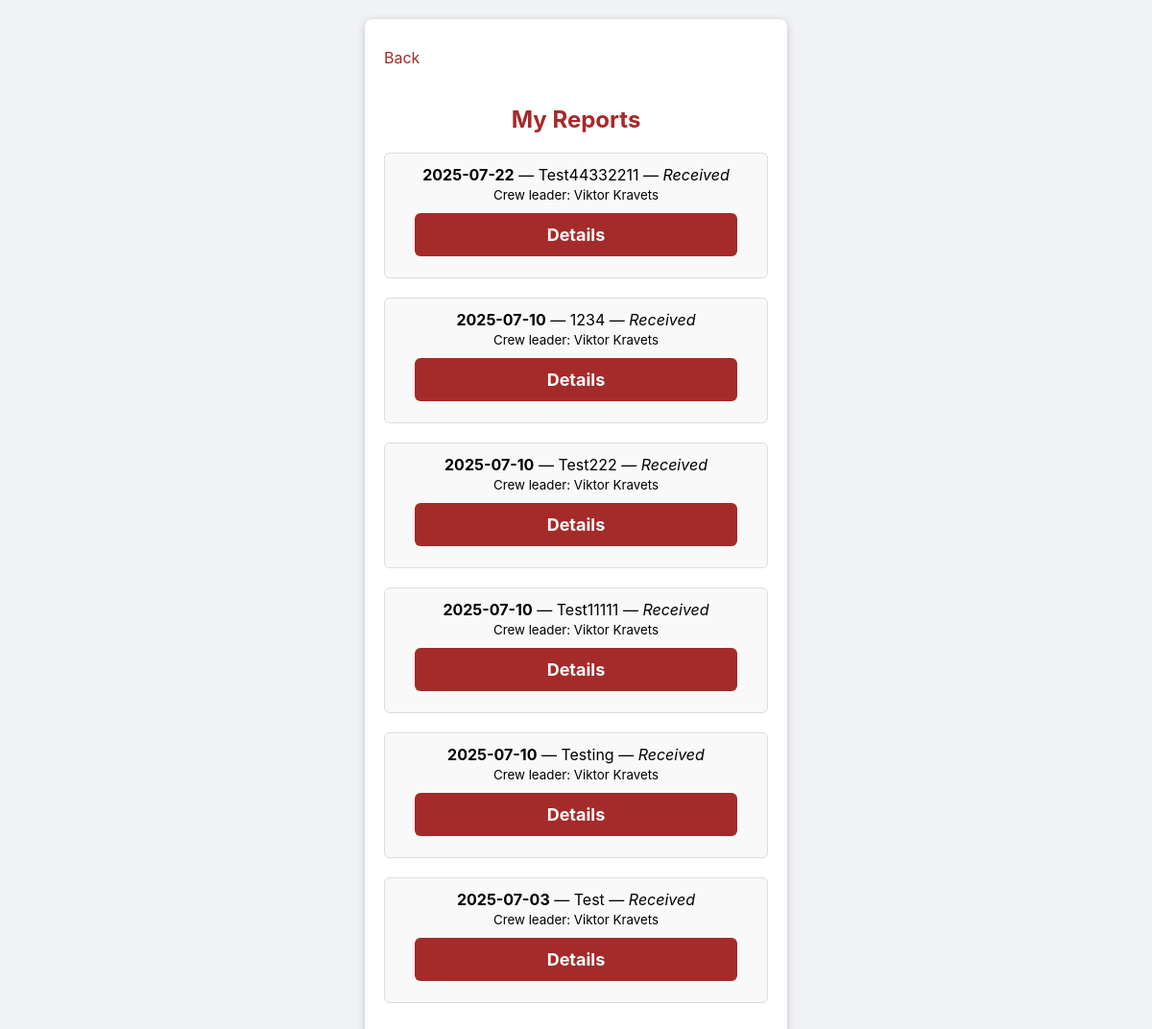
/my_reports (signed in), run on the app's committed database.
### main.py (models this page shows)
class Report(db.Model):
    id = db.Column(db.Integer, primary_key=True)
    date = db.Column(db.String(20), nullable=False)
    customer = db.Column(db.String(100), nullable=False)
    project_number = db.Column(db.String(100), nullable=False)
    type_of_works = db.Column(db.String(100), nullable=False)
    reel_id = db.Column(db.String(100))
    pages = db.Column(db.String(100))
    production = db.Column(db.Text, nullable=False)
    total = db.Column(db.Text, nullable=False)
    last_production = db.Column(db.Boolean, nullable=False)
    photo_filenames = db.Column(db.Text)
    user_id = db.Column(db.Integer, db.ForeignKey('user.id'), nullable=False)
    user = db.relationship('User', backref='reports')
    status = db.Column(db.String(50), default="Received")

class User(db.Model):
    id = db.Column(db.Integer, primary_key=True)
    avatar = db.Column(db.String(300))
    first_name = db.Column(db.String(50), nullable=False)
    last_name = db.Column(db.String(50), nullable=False)
    email = db.Column(db.String(120), unique=True, nullable=False)
    phone = db.Column(db.String(20), nullable=True)
    user_type = db.Column(db.String(50), nullable=False)
    crew_type = db.Column(db.String(50), nullable=True)
    password_hash = db.Column(db.String(128), nullable=False)

### main.py (the view)
@app.route('/my_reports')
def my_reports():
    user_id = session.get('user_id')
    if not user_id:
        flash('Please log in.', 'danger')
        return redirect(url_for('index'))
    user = User.query.get(user_id)
    if user.user_type and 'manage' in user.user_type.lower():
        reports = Report.query.order_by(Report.date.desc()).all()
    else:
        reports = Report.query.filter_by(user_id=user_id).order_by(Report.date.desc()).all()
    return render_template('my_reports.html', reports=reports, user=user)

### templates/my_reports.html (shortened to what this page needs)
<!DOCTYPE html>
<html>
<head>
  <link rel="stylesheet" href="/static/style.css">
</head>
<body>
  <div class="container">
  <div class="profile-box">
    <a href="{% if 'manage' in user.user_type|lower %}{{ url_for('manager_dashboard') }}{% else %}{{ url_for('worker_dashboard') }}{% endif %}" class="back-link">Back</a>
    <h2>My Reports</h2>
    {% if reports %}
      <ul class="report-list">
        {% for report in reports %}
          <li class="report-item">
            <strong>{{ report.date }}</strong> — {{ report.project_number }} — <em>{{ report.status }}</em><br>
            <small>Crew leader: {{ report.user.first_name }} {{ report.user.last_name }}</small><br>
            <a href="{{ url_for('view_report', report_id=report.id) }}" class="button">Details</a>
          </li>
        {% endfor %}
      </ul>
    {% else %}
      <p>No reports yet.</p>
    {% endif %}
  </div>
  </div>
</body>
</html>

### static/style.css (style rules this page uses)
body { margin: 0; padding: 0; background-color: #f0f2f5; font-family: 'SF Pro Display', -apple-system, BlinkMacSystemFont, "Segoe UI", Roboto, "Helvetica Neue", Arial, sans-serif; }
.container { display: flex; flex-direction: column; justify-content: center; align-items: center; min-height: 100vh; padding: 20px; }
@media (min-width: 700px) { .container { flex-direction: row; justify-content: center; gap: 60px; max-width: 1000px; margin: 0 auto; } }
.login-box, .profile-box { display: flex; flex-direction: column; justify-content: center; width: 100%; max-width: 400px; background: white; padding: 20px; box-shadow: 0 2px 8px rgba(0,0,0,0.2); border-radius: 8px; }
.profile-box h2 { text-align: center; color: #A52A2A; margin-bottom: 20px; }
.button, .login-box button, .profile-box button { width: 100%; background-color: #A52A2A; color: white; padding: 14px; border: none; border-radius: 6px; font-size: 18px; cursor: pointer; }
.profile-box a.button { display: block; width: 90%; margin: 10px auto; text-align: center; padding: 12px; background-color: #A52A2A; color: white; border-radius: 6px; text-decoration: none; font-weight: bold; box-sizing: border-box; }
.report-list { list-style: none; padding: 0; margin: 0; }
.report-item { margin-bottom: 20px; padding: 12px; border: 1px solid #ddd; border-radius: 6px; background: #f9f9f9; text-align: center; }
.back-link { display: inline-block; margin: 10px 0 20px 0; font-size: 16px; color: #A52A2A; text-decoration: none; }

### data on the page
Report: date "2025-07-22", project_number "Test44332211", status "Received", user.first_name "Viktor", user.last_name "Kravets"
Report: date "2025-07-10", project_number "1234", status "Received", user.first_name "Viktor", user.last_name "Kravets"
Report: date "2025-07-10", project_number "Test222", status "Received", user.first_name "Viktor", user.last_name "Kravets"
Report: date "2025-07-10", project_number "Test11111", status "Received", user.first_name "Viktor", user.last_name "Kravets"
Report: date "2025-07-10", project_number "Testing", status "Received", user.first_name "Viktor", user.last_name "Kravets"
Report: date "2025-07-03", project_number "Test", status "Received", user.first_name "Viktor", user.last_name "Kravets"
